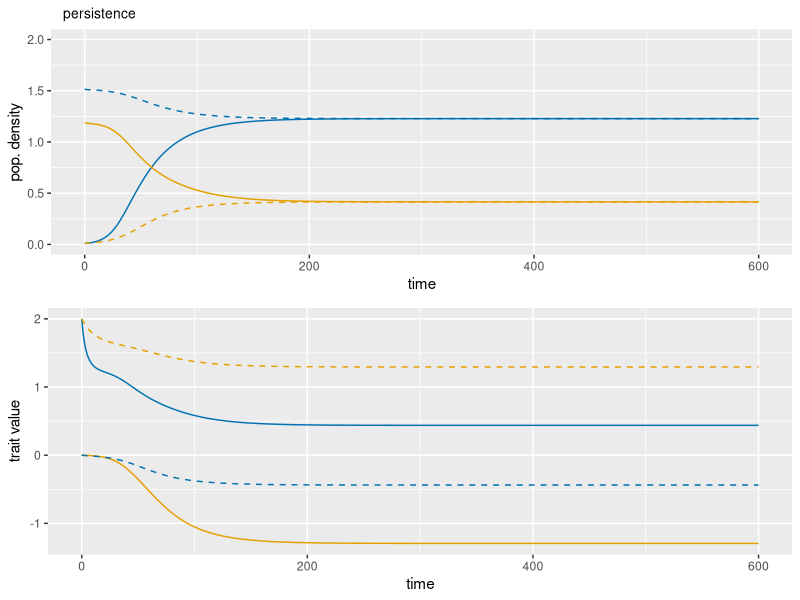
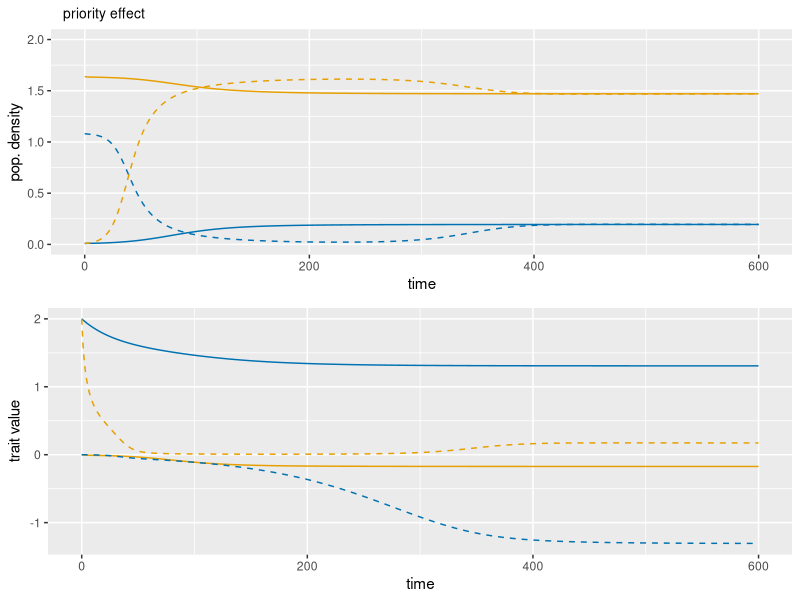
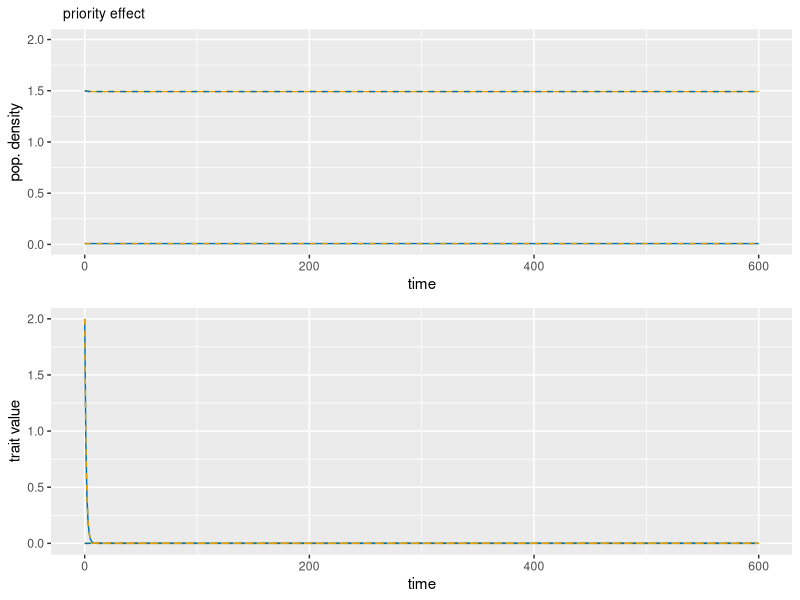
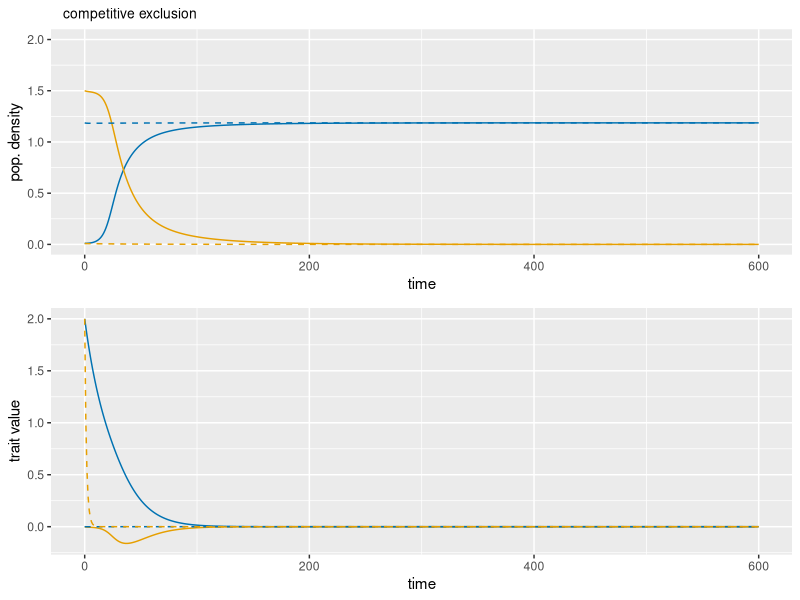
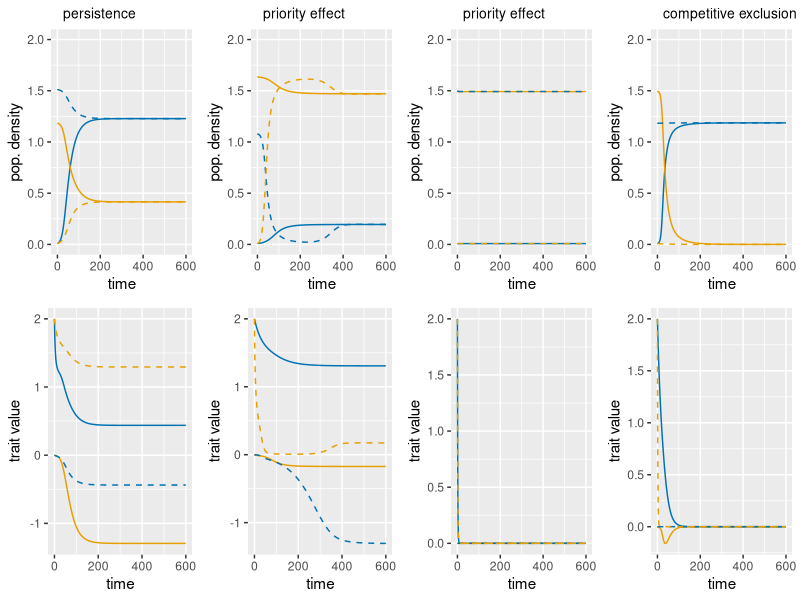

Write the R code that produced these figures, in order.
# Manuscript figure 4 panel b
# Temporal dynamics 

## ---------------------------------------------------------------------
## Temporal Dynamics
## ---------------------------------------------------------------------
require(deSolve)
require(tidyverse)
require(cowplot)
require(dplyr)
require(gridGraphics)

# case 1AA (Persistence), 3EE (Competitive Exclusion), 3DE (Priority Effects)

organize_results <- function(sol, pars) {
  dat <- sol %>% as.data.frame %>% as_tibble ## convert to tibble
  names(dat)[1] <- "time" ## name the first column "time"
  names(dat)[2:3] <- paste0("n_", 1:2) ## name abundance columns (n_k)
  names(dat)[4:5] <- paste0("m_", 1:2) ## name trait mean columns (m_k)
  dat <- dat %>%
    gather("variable", "v", 2:ncol(dat)) %>% ## long format
    separate(variable, c("type", "species"), sep="_") %>%
    spread(type, v) %>% ## separate columns for densities n and trait means m
    select(time, species, n, m) %>% ## rearrange columns
    mutate(species=as.integer(species), sigma1=pars$sigma1, w=pars$w,
           theta=pars$theta) %>% ## add parameters
    mutate(species=as.character(species))
  return(dat)
}

## cuttoff function from pastore:
## - array of values with smoothed step function applied to them
cutoff <- function(n) {
  return(ifelse(n<1, (1*(n>0))*(n*n*n*(10+n*(-15+6*n))), 1))
}

eqs <- function(time, state, pars) {
  n1 <- state[1] ## species densities
  n2 <- state[2]
  z1 <- state[3] ## species trait means
  z2 <- state[4]
  
  b1 <- K1 - (z1^2 + sigma1^2)/theta1
  b2 <- K2 - (z2^2 + sigma2^2)/theta2 #eqn S32 from Pastore suppl
  
  g1 <- -2*z1*sigma1^2/theta1
  g2 <- -2*z2*sigma2^2/theta2 #eqn S33 from Pastore suppl
  dz <- z1-z2 ## difference matrix of trait means
  
  alpha1.0 <- 1*w/sqrt(sigma1^2+sigma1^2+w^2)
  alpha2.0 <- 1*w/sqrt(sigma2^2+sigma2^2+w^2) #eqn S34 from Pastore suppl
  alpha.inter <- exp(-dz^2/(2*(sigma1^2+sigma2^2+w^2)))*w/sqrt(sigma1^2+sigma2^2+w^2)
  
  beta1.0 <- 0
  beta2.0 <- 0
  beta1 <- alpha.inter*2*sigma1^2*(-dz)/(2*(sigma1^2+sigma2^2+w^2)) #eqn S35 pastore suppl **check these**
  beta2 <- alpha.inter*2*sigma2^2*(dz)/(2*(sigma1^2+sigma2^2+w^2))
  ## The dndt equations are multiplied by a cutoff function, to make
  ## behavior smooth as abundances approach 0. The cutoff function is
  ## a smoothed-out step function whose derivative exists everywhere.
  dn1dt <- n1*(b1 - alpha1.0*n1 - alpha.inter*n2)*cutoff(n1/(1e-7)) #eqn S36 pastore suppl
  dn2dt <- n2*(b2 - alpha2.0*n2 - alpha.inter*n1)*cutoff(n2/(1e-7))
  dz1dt <- (g1 - beta1.0*n1 - beta1*n2) #removed h2 from front
  dz2dt <- (g2 - beta2.0*n2 - beta2*n1) #eqn S31 pastore suppl
  ## return equations by first flattening them back into a single vector
  return(list(c(dn1dt, dn2dt, dz1dt, dz2dt)))
}

## Listing the parameters
## case 1AA (Persistence)
w <- 1 ## competition width #3
theta1 <- 8 ## width of intrinsic growth function #8
theta2 <- 8
K1 <- 1 
K2 <- 1 ## vector of intrinsic growth potentials
sigma1 <- 1 ## vector of species trait standard deviations #2.5
sigma2 <- 0.5

n.EQ1 <- sqrt(1 + 2*sigma1^2/w^2)*(K2 - (1/theta1)*sigma1^2)
n.EQ2 <- sqrt(1 + 2*sigma2^2/w^2)*(K2 - (1/theta2)*sigma2^2)

tmax <- 600 ## time to integrate equations for
stepout <- tmax/600 ## time step size for output
time <- seq(0, tmax, by=stepout) ## sampling points in time

ninit <- c(0.01,n.EQ2) ## initial densities 
muinit <- c(2,0) ## initial trait means 
ic <- c(ninit, muinit) ## initial conditions coerced into a vector

pars <- list(w = w, K1 = K1, K2 = K2, sigma1 = sigma1, sigma2 = sigma2, theta1 = theta1, theta2 = theta2)

sol <- ode(func=eqs, y=ic, parms=pars, times=time) %>% ## solve ODEs
  organize_results(pars) ## put results in tidy table

ninit <- c(n.EQ1, 0.01) ## initial densities 
muinit <- c(0,2) ## initial trait means 
ic <- c(ninit, muinit) ## initial conditions coerced into a vector

sol2 <- ode(func=eqs, y=ic, parms=pars, times=time) %>% ## solve ODEs
  organize_results(pars) ## put results in tidy table

## create plot of species densities through time
densplot <- ggplot() +
  labs(title = "   persistence") +
  geom_line(data=sol, aes(x=time, y=n, colour=as.factor(species))) +
  geom_line(data=sol2, aes(x=time, y=n, colour=as.factor(species)), linetype="dashed") +
  scale_y_continuous(name="pop. density", limits=c(0, NA)) +
  scale_colour_manual(values=c("#0072B2", "#E69F00")) +
  annotate(geom="text", label="", x=0, y=2, fontface="bold") +
  theme(legend.position="none",plot.title = element_text(size = 10))

## create plot of species traits through time
traitplot <- ggplot() +
  geom_line(data = sol, aes(x=time, y=m, colour=as.factor(species))) +
  geom_line(data = sol2, aes(x=time, y=m, colour=as.factor(species)),linetype="dashed") +
  ylab("trait value") +
  scale_colour_manual(values=c("#0072B2", "#E69F00")) +
  scale_fill_manual(values=c("#0072B2", "#E69F00")) +
  annotate(geom="text", label="", x=0, y=0.70, fontface="bold") +
  theme(legend.position="none")

plot_grid(densplot, traitplot, ncol = 1, nrow = 2) #solid spp1 (blue) invades, dashed spp2 (yellow) invades


## Nearly Persistence
sigma1 <- sqrt(0.1) ## vector of species trait standard deviations 
sigma2 <- sqrt(1.6)

n.EQ1 <- sqrt(1 + 2*sigma1^2/w^2)*(K2 - (1/theta1)*sigma1^2)
n.EQ2 <- sqrt(1 + 2*sigma2^2/w^2)*(K2 - (1/theta2)*sigma2^2)

tmax <- 600 ## time to integrate equations for
stepout <- tmax/600 ## time step size for output
time <- seq(0, tmax, by=stepout) ## sampling points in time

ninit <- c(0.01,n.EQ2) ## initial densities 
muinit <- c(2,0) ## initial trait means 
ic <- c(ninit, muinit) ## initial conditions coerced into a vector

pars <- list(w = w, K1 = K1, K2 = K2, sigma1 = sigma1, sigma2 = sigma2, theta1 = theta1, theta2 = theta2)

sol <- ode(func=eqs, y=ic, parms=pars, times=time) %>% ## solve ODEs
  organize_results(pars) ## put results in tidy table

ninit <- c(n.EQ1, 0.01) ## initial densities 
muinit <- c(0,2) ## initial trait means 
ic <- c(ninit, muinit) ## initial conditions coerced into a vector

sol2 <- ode(func=eqs, y=ic, parms=pars, times=time) %>% ## solve ODEs
  organize_results(pars) ## put results in tidy table

## create plot of species densities through time
densplotNP <- ggplot() +
  labs(title = "   priority effect") +
  geom_line(data=sol, aes(x=time, y=n, colour=as.factor(species))) +
  geom_line(data=sol2, aes(x=time, y=n, colour=as.factor(species)), linetype="dashed") +
  scale_y_continuous(name="pop. density", limits=c(0, NA)) +
  scale_colour_manual(values=c("#0072B2", "#E69F00")) +
  annotate(geom="text", label="", x=0, y=2, fontface="bold") +
  theme(legend.position="none",plot.title = element_text(size = 10))

## create plot of species traits through time
traitplotNP <- ggplot() +
  geom_line(data = sol, aes(x=time, y=m, colour=as.factor(species))) +
  geom_line(data = sol2, aes(x=time, y=m, colour=as.factor(species)),linetype="dashed") +
  ylab("trait value") +
  scale_colour_manual(values=c("#0072B2", "#E69F00")) +
  scale_fill_manual(values=c("#0072B2", "#E69F00")) +
  annotate(geom="text", label="", x=0, y=0.70, fontface="bold") +
  theme(legend.position="none")

plot_grid(densplotNP, traitplotNP, ncol = 1, nrow = 2) 



## Case 3DD (Priority Effect)
sigma1 <- 2 ## vector of species trait standard deviations 
sigma2 <- 2

n.EQ1 <- sqrt(1 + 2*sigma1^2/w^2)*(K2 - (1/theta1)*sigma1^2)
n.EQ2 <- sqrt(1 + 2*sigma2^2/w^2)*(K2 - (1/theta2)*sigma2^2)

tmax <- 600 ## time to integrate equations for
stepout <- tmax/600 ## time step size for output
time <- seq(0, tmax, by=stepout) ## sampling points in time

ninit <- c(0.01,n.EQ2) ## initial densities 
muinit <- c(2,0) ## initial trait means 
ic <- c(ninit, muinit) ## initial conditions coerced into a vector

pars <- list(w = w, K1 = K1, K2 = K2, sigma1 = sigma1, sigma2 = sigma2, theta1 = theta1, theta2 = theta2)

sol <- ode(func=eqs, y=ic, parms=pars, times=time) %>% ## solve ODEs
  organize_results(pars) ## put results in tidy table

ninit <- c(n.EQ1, 0.01) ## initial densities 
muinit <- c(0,2) ## initial trait means 
ic <- c(ninit, muinit) ## initial conditions coerced into a vector

sol2 <- ode(func=eqs, y=ic, parms=pars, times=time) %>% ## solve ODEs
  organize_results(pars) ## put results in tidy table

## create plot of species densities through time
densplotPE <- ggplot() +
  labs(title = "   priority effect") +
  geom_line(data=sol, aes(x=time, y=n, colour=as.factor(species))) +
  geom_line(data=sol2, aes(x=time, y=n, colour=as.factor(species)), linetype="dashed") +
  scale_y_continuous(name="pop. density", limits=c(0, NA)) +
  scale_colour_manual(values=c("#0072B2", "#E69F00")) +
  annotate(geom="text", label="", x=0, y=2, fontface="bold") +
  theme(legend.position="none",plot.title = element_text(size = 10))

## create plot of species traits through time
traitplotPE <- ggplot() +
  geom_line(data = sol, aes(x=time, y=m, colour=as.factor(species))) +
  geom_line(data = sol2, aes(x=time, y=m, colour=as.factor(species)),linetype="dashed") +
  ylab("trait value") +
  scale_colour_manual(values=c("#0072B2", "#E69F00")) +
  scale_fill_manual(values=c("#0072B2", "#E69F00")) +
  annotate(geom="text", label="", x=0, y=0.70, fontface="bold") +
  theme(legend.position="none")

plot_grid(densplotPE, traitplotPE, ncol = 1, nrow = 2) 


## Case 3DE (Competitive Exclusion)
sigma1 <- 0.5 ## vector of species trait standard deviations 
sigma2 <- 2

n.EQ1 <- sqrt(1 + 2*sigma1^2/w^2)*(K2 - (1/theta1)*sigma1^2)
n.EQ2 <- sqrt(1 + 2*sigma2^2/w^2)*(K2 - (1/theta2)*sigma2^2)

tmax <- 600 ## time to integrate equations for
stepout <- tmax/600 ## time step size for output
time <- seq(0, tmax, by=stepout) ## sampling points in time

ninit <- c(0.01,n.EQ2) ## initial densities 
muinit <- c(2,0) ## initial trait means 
ic <- c(ninit, muinit) ## initial conditions coerced into a vector

pars <- list(w = w, K1 = K1, K2 = K2, sigma1 = sigma1, sigma2 = sigma2, theta1 = theta1, theta2 = theta2)

sol <- ode(func=eqs, y=ic, parms=pars, times=time) %>% ## solve ODEs
  organize_results(pars) ## put results in tidy table

ninit <- c(n.EQ1, 0.01) ## initial densities 
muinit <- c(0,2) ## initial trait means 
ic <- c(ninit, muinit) ## initial conditions coerced into a vector

sol2 <- ode(func=eqs, y=ic, parms=pars, times=time) %>% ## solve ODEs
  organize_results(pars) ## put results in tidy table

## create plot of species densities through time
densplotCE <- ggplot() +
  labs(title = "   competitive exclusion") +
  geom_line(data=sol, aes(x=time, y=n, colour=as.factor(species))) +
  geom_line(data=sol2, aes(x=time, y=n, colour=as.factor(species)), linetype="dashed") +
  scale_y_continuous(name="pop. density", limits=c(0, NA)) +
  scale_colour_manual(values=c("#0072B2", "#E69F00")) +
  annotate(geom="text", label="", x=0, y=2, fontface="bold") +
  theme(legend.position="none",plot.title = element_text(size = 10))

## create plot of species traits through time
traitplotCE <- ggplot() +
  geom_line(data = sol, aes(x=time, y=m, colour=as.factor(species))) +
  geom_line(data = sol2, aes(x=time, y=m, colour=as.factor(species)),linetype="dashed") +
  ylab("trait value") +
  scale_colour_manual(values=c("#0072B2", "#E69F00")) +
  scale_fill_manual(values=c("#0072B2", "#E69F00")) +
  annotate(geom="text", label="", x=0, y=0.70, fontface="bold") +
  theme(legend.position="none")

plot_grid(densplotCE, traitplotCE, ncol = 1, nrow = 2) #solid spp1 (blue) invades, dashed spp2 (yellow) invades

combinedPlot1 <- plot_grid(densplot, traitplot, ncol = 1)
combinedPlot2 <- plot_grid(densplotNP, traitplotNP, ncol = 1)
combinedPlot3 <- plot_grid(densplotPE, traitplotPE, ncol = 1)
combinedPlot4 <- plot_grid(densplotCE, traitplotCE, ncol = 1)

# Now, combine all the plots side by side
finalCombinedPlot <- plot_grid(combinedPlot1, combinedPlot2, combinedPlot3, combinedPlot4, ncol = 4, align = 'v')

print(finalCombinedPlot)
